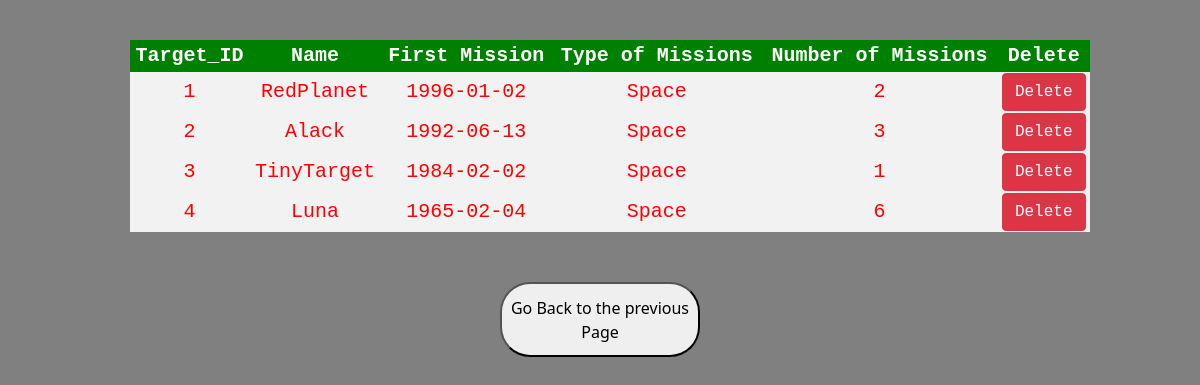
Page /view/view_target.php on the committed database.
### tables this page shows
CREATE TABLE `targets` (
  `target_id` int(11) NOT NULL,
  `name` text DEFAULT NULL,
  `first_mission` date DEFAULT NULL,
  `type` text DEFAULT NULL,
  `no_missions` int(11) DEFAULT NULL
);

### view/view_target.php (the view, shortened to what this page needs)
<!DOCTYPE html>
<html>
<head>
  <link href="https://cdn.jsdelivr.net/npm/bootstrap@5.1.2/dist/css/bootstrap.min.css" rel="stylesheet">
</head>
<body>
<table>
<tr>
<th>Target_ID</th>
<th>Name</th>
<th>First Mission</th>
<th>Type of Missions</th>
<th>Number of Missions</th>
<th>Delete</th>
</tr>
<?php
include '../Connection.php';
$sql = "SELECT * FROM targets";
$result = $connection->query($sql);
if ($result->num_rows > 0) {
  while($row = $result->fetch_assoc()) {
    echo "<tr><td>" . $row["target_id"] . "</td><td>" . $row["name"] . "</td><td>" . $row["first_mission"] . "</td><td>".  $row["type"] . "</td><td>". $row["no_missions"] . "</td>" . "</td>". "<td>". "<a class='btn btn-danger' href='../delete/delete_target.php?id=$row[target_id]'>". "Delete" ?></a></td><tr> <?php
  }
}
?>
</table>
</body>
<a href="../index.php">
       <button class="back"> Go Back to the previous Page
   </button></a>
</html>

### view/view_target.php (style rules this page uses)
body { width:100%; text-align:center; align-items:center; margin-top: 40px; background-color: grey; }
table { border-collapse: collapse; width: 80%; color: red; font-family: monospace; font-size: 20px; text-align: center; margin-left: 130px; }
th { background-color: green; color: white; }
tr:nth-child(even) { background-color: #f2f2f2 }
.back { margin-top: 50px; width: 200px; height: 75px; border-radius: 30px; }

### rows in the picture
targets: target_id "1", name "RedPlanet", first_mission "1996-01-02", type "Space", no_missions "2"
targets: target_id "2", name "Alack", first_mission "1992-06-13", type "Space", no_missions "3"
targets: target_id "3", name "TinyTarget", first_mission "1984-02-02", type "Space", no_missions "1"
targets: target_id "4", name "Luna", first_mission "1965-02-04", type "Space", no_missions "6"
